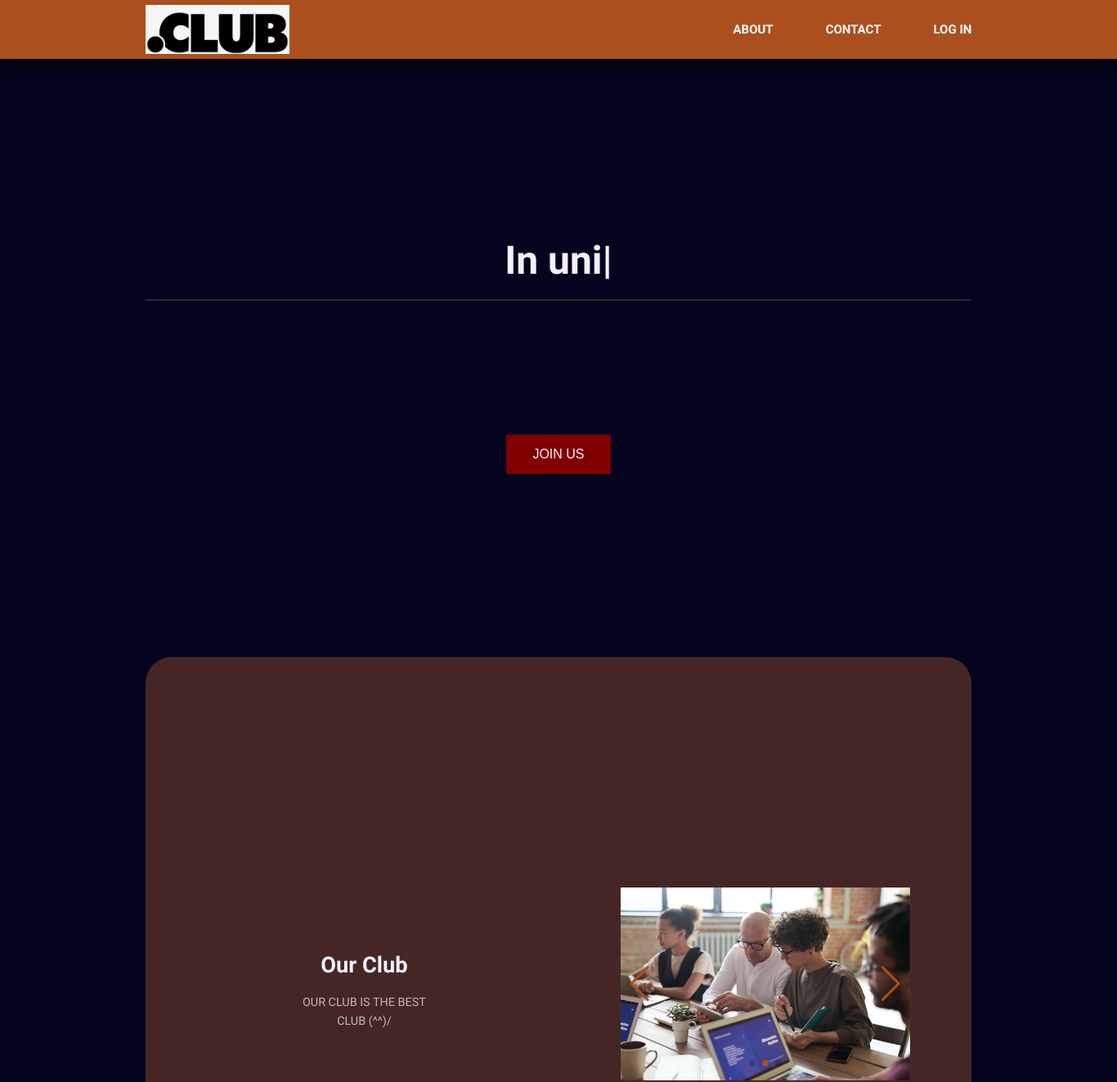
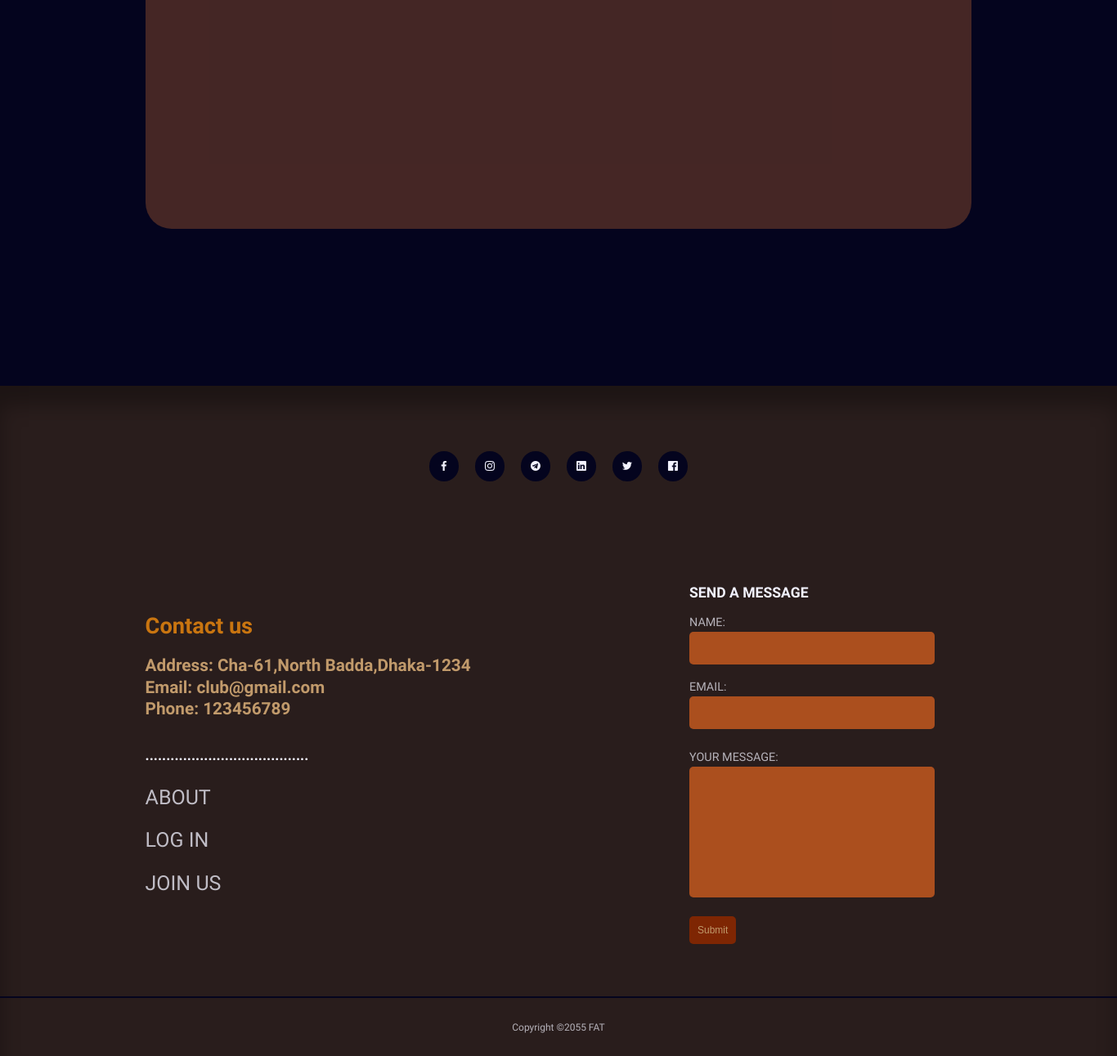
The page / on the database its author committed (2 pictures, top to bottom).
### tables this page shows
CREATE TABLE `logo` (
  `id` int(11) NOT NULL,
  `logo` varchar(255) NOT NULL,
  `status` int(11) DEFAULT 0
);

CREATE TABLE `club` (
  `id` int(11) NOT NULL,
  `club` varchar(255) NOT NULL,
  `status` int(11) NOT NULL DEFAULT 0
);

CREATE TABLE `image` (
  `id` int(11) NOT NULL,
  `image` varchar(255) NOT NULL
);

CREATE TABLE `social` (
  `id` int(11) NOT NULL,
  `icon` varchar(255) NOT NULL,
  `link` varchar(255) NOT NULL,
  `status` int(11) NOT NULL DEFAULT 0
);

CREATE TABLE `about` (
  `id` int(11) NOT NULL,
  `address` varchar(255) NOT NULL,
  `email` varchar(255) NOT NULL,
  `phone` int(255) NOT NULL,
  `status` int(11) NOT NULL DEFAULT 0
);

### index.php (the view, shortened to what this page needs)
<?php
require 'db.php';
$logo_select = "SELECT*FROM logo WHERE status=1";
$logo_select_res = mysqli_query($db_connection,$logo_select);
$logo_after_assoc = mysqli_fetch_assoc($logo_select_res);
$image = "SELECT*FROM image";
$image_result = mysqli_query($db_connection,$image);
$about_select = "SELECT*FROM about WHERE status=1";
$about_select_res = mysqli_query($db_connection,$about_select);
$about_after_assoc = mysqli_fetch_assoc($about_select_res);
$club_select = "SELECT*FROM club WHERE status=1";
$club_select_res = mysqli_query($db_connection,$club_select);
$club_after_assoc = mysqli_fetch_assoc($club_select_res);
$social = "SELECT*FROM social WHERE status=1";
$social_res = mysqli_query($db_connection, $social);
?>
<!DOCTYPE html>
<html lang="en">
<head>
    <link rel="stylesheet" href="./style.css">
    <link rel="stylesheet" href="https://unicons.iconscout.com/release/v4.0.0/css/line.css">
    <link rel="stylesheet" href="https://cdn.jsdelivr.net/npm/swiper@8/swiper-bundle.min.css" />
</head>
<body>
    <nav>
        <div class="container nav__container">
            <a href="index.html" class="nav__logo"><img width="60px" height="60px" src="./uploads/logo/<?=$logo_after_assoc['logo']?>" alt=""></a>
            <ul class="nav__items">
                <li><a href="#about"><b>ABOUT</b></a></li>
                <li><a href="#contact"><b>CONTACT</b></a></li>
                <li><a href="login_form.php"><b>LOG IN</b></a></li>
            </ul>
        </div>
    </nav>
    <div class="container" id="joinus">
        <div class="card">
            <div class="card-h">
                <h1><span class="auto-type"></span></h1>
            </div>
        </div>
    </div>
    <div class="container">
        <div class="join-us" >
            <button id="join" class="jbtn"><a href="payUs.php">JOIN US</a></button>
        </div>
    </div>
    <div class="container">
        <div class="about" id="about">
            <div class="para">
                <h2>Our Club</h2>
                <p><?=$club_after_assoc['club']?></p>
            </div>
            <div class="swiper">
                <div class="swiper-wrapper">
                    <?php foreach ($image_result as $img) { ?>
                    <div class="swiper-slide">
                    <img src="./uploads/image/<?=$img['image']?>" alt="">
                    </div>
                    <?php } ?>
                </div>
                <div class="swiper-pagination"></div>
                <div class="swiper-button-prev"></div>
                <div class="swiper-button-next"></div>
            </div>
        </div>
    </div>
    <footer id="contact">
        <div class="footer__social">
        <?php foreach($social_res as $s){?>
        <a href="<?=$s['link']?>" target="_blank"><i class="<?=$s['icon']?>"></i></a>
      <?php }?>
        </div>
        <div class="container footer__container">
            <div class="dead">
                <div class="part-one">
                    <section class="contact" >
                        <h2>Contact us</h2>
                        <h5>Address: <span><?=$about_after_assoc['address']?></span></h5>
                        <h5>Email: <span><?=$about_after_assoc['email']?></span></h5>
                        <h5>Phone: <span><?=$about_after_assoc['phone']?></span></h5>
                    </section>
                    <article class="cat">
                        <h3>.......................................</h3>
                        <ul>
                            <li><a href="#about">ABOUT</a></li>
                            <li><a href="login_form.php">LOG IN</a></li>
                            <li><a href="#join">JOIN US</a></li>
                        </ul>
                    </article>
                </div>
                <div class="part-two">
                    <h3>SEND A MESSAGE</h3>
                    <form action="messages_post.php" method="POST">
                        <label  >NAME:</label><br>
                        <input class="in3" type="text"  name="name" ><br>
                        <label >EMAIL:</label><br>
                        <input class="in2" type="email"  name="email"><br><br>
                        <label >YOUR MESSAGE:</label><br>
                        <input class="in1" type="text" name="msg" id="msg"><br><br>
                        <input class="submit" type="submit" value="Submit">
                      </form>
                </div>
            </div>
        </div>
        <div class="footer__copyright">
            <small>Copyright &copy;2055 FAT</small>
        </div>
    </footer>
</body>
</html>

### style.css (style rules this page uses)
:root { --color-primary:#ab4f1e; --color-primary-light:hsl(21, 79%, 19%); --color-red:#f44d16; --color-red-light:hsl(21, 78%, 28%); --color-green:#00c476; --color-green-light:rgba(223, 123, 36, 0.15); --color-gray-900:#34282C; --color-gray-700:#6d3c0b; --color-gray-300:rgba(242,242,254,0.3); --color-gray-200:rgba(242,242,254,0.7); --color-white:#f2f2fe; --color-bg:#04041e; --border:#C19A6B; --transition:all 1000ms ease; --container-width-lg:74%; --container-width-md:88%; --form-width:40%; --card-border-radius-1:0.3rem; --card-border-radius-2:0.5rem; --card-border-radius-3:0.8rem; --card-border-radius-4:2rem; --card-border-radius-5:5rem; }
* { margin: 0; padding: 0; outline: 0; border: 0; appearance: 0; list-style: none; text-decoration: none; }
body { font-family: 'Montserrat Alternates', sans-serif; line-height: 1.6; color: var(--color-gray-200); overflow-x: hidden; background: var(--color-bg); font-size: 0.9rem; }
.container { width: var(--container-width-lg); max-width: 1800px; margin-inline: auto; }
section { margin-top: 3rem; width: 100vw; }
h1,h2,h3,h4,h5 { color: var(--color-white); line-height: 1.3; }
h1 { font-size: 3rem; margin: 1rem 0; }
h2 { font-size: 1.7rem; margin: 1rem 0; }
h3 { font-size: 1.1rem; margin: 0.8rem 0; }
a { color: var(--color-white); transition: var(--transition); }
img { display: block; width: 100%; object-fit: cover; }
b { font-size: 15px; color:white; }
nav { background: var(--color-primary); width: 100vw; height: 4.5rem; position: fixed; top: 0; z-index: 10; box-shadow: 0 1rem 1rem rgb(0, 0, 0,0.5); }
.nav__container { height: 100%; display: flex; align-items: center; justify-content: space-between; }
.nav__logo { font-weight: 600; font-size: 1.2rem; }
.nav__items { display: flex; align-items: center; gap: 4rem; }
.card { margin-top: 18rem; width:100%; height: fit-content; margin-bottom: 10rem; border-bottom:2px solid var(--color-gray-900); }
.card-h { color:var(--form-width); text-align: center; }
footer { background: rgba(54, 38, 27, 0.749); padding: 5rem 0 0; box-shadow: inset 0 1.5rem 1.5rem rgb(0, 0, 0,0.3); }
.footer__social { margin-inline: auto; width: fit-content; margin-bottom: 5rem; display: flex; justify-content: space-between; align-items: center; gap: 1.2rem; }
.footer__social a { background: var(--color-bg); border-radius: 50%; width: 2.3rem; height: 2.3rem; display: flex; align-items: center; justify-content: center; }
footer ul a { opacity: 0.75; }
footer ul li { padding: 0.4rem 0; }
.footer__copyright { text-align: center; padding: 1.5rem; border-top: 2px solid var(--color-bg); margin-top: 4rem; }
.contact { font-size: 25px; margin-bottom: 2rem; }
.contact h5 { color: #C19A6B; }
.contact h2 { color: #d97e0fe9; }
.cat { font-size: 25px; margin-bottom: 2rem; }
.dead { display: flex; }
.part-one { margin-top: 2rem; width: 50%; align-items: flex-start; }
.part-two { margin-top: 2rem; margin-left: 10rem; width: 50%; align-items: flex-end; }
.in1 { text-align: center; border-radius: 5px; background: #ab4f1e; width: 300px; height: 160px; }
.in2 { text-align: center; border-radius: 5px; background: #ab4f1e; width: 300px; height: 40px; }
.in3 { text-align: center; border-radius: 5px; background: #ab4f1e; width: 300px; height: 40px; margin-bottom: 1rem; }
.submit { background: #7e2603; color: #C19A6B; font-size: 12px; padding: 10px; border-radius: 5px; }
.about { width: 100%; height: 100vh; background: rgba(242, 130, 55, 0.272); display: grid; grid-template-columns: 1fr 1fr; align-items: center; justify-content: center; border-radius: 2rem; margin-bottom: 12rem; }
.para { width: 30%; align-items: center; text-align: center; padding-left: 12rem; }
.swiper { width: 70%; height: fit-content; }
.swiper-slide img { width: 100%; }
.swiper .swiper-button-prev , .swiper .swiper-button-next { color: var(--color-primary); }
.join-us { width: 100%; text-align: center; margin-bottom: 220px; }
.jbtn { background: #800000; color: var(--color-primary); padding: 15px 32px; text-align: center; text-decoration: none; display: inline-block; font-size: 16px; margin: 4px 2px; cursor: pointer; }

### rows shown on the page
logo: logo (picture)
club: club "OUR CLUB IS THE BEST CLUB (^^)/"
image: image (picture)
about: address "Cha-61,North Badda,Dhaka-1234", email "club@gmail.com", phone "123456789"
